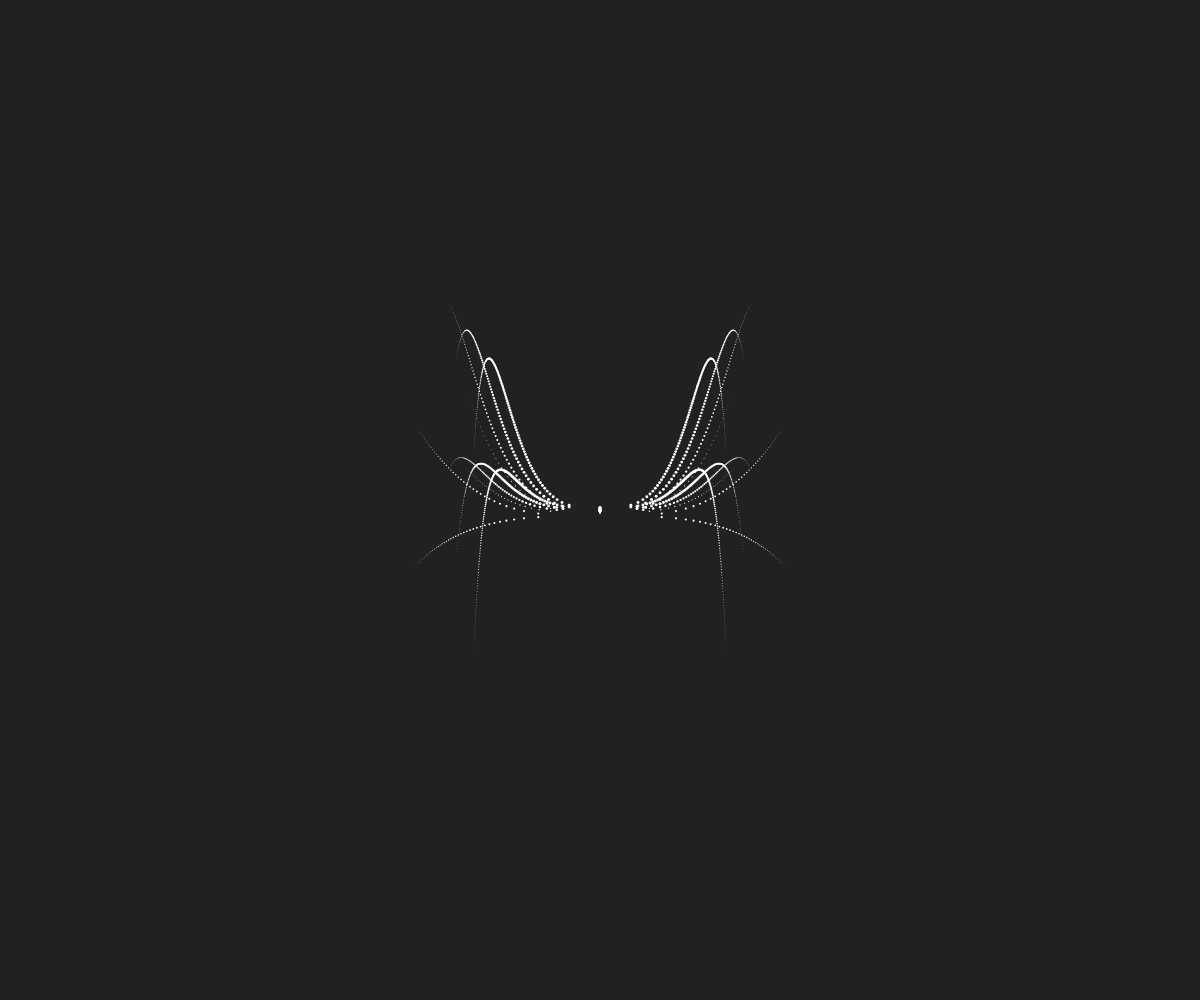
Frame 1 (no input)
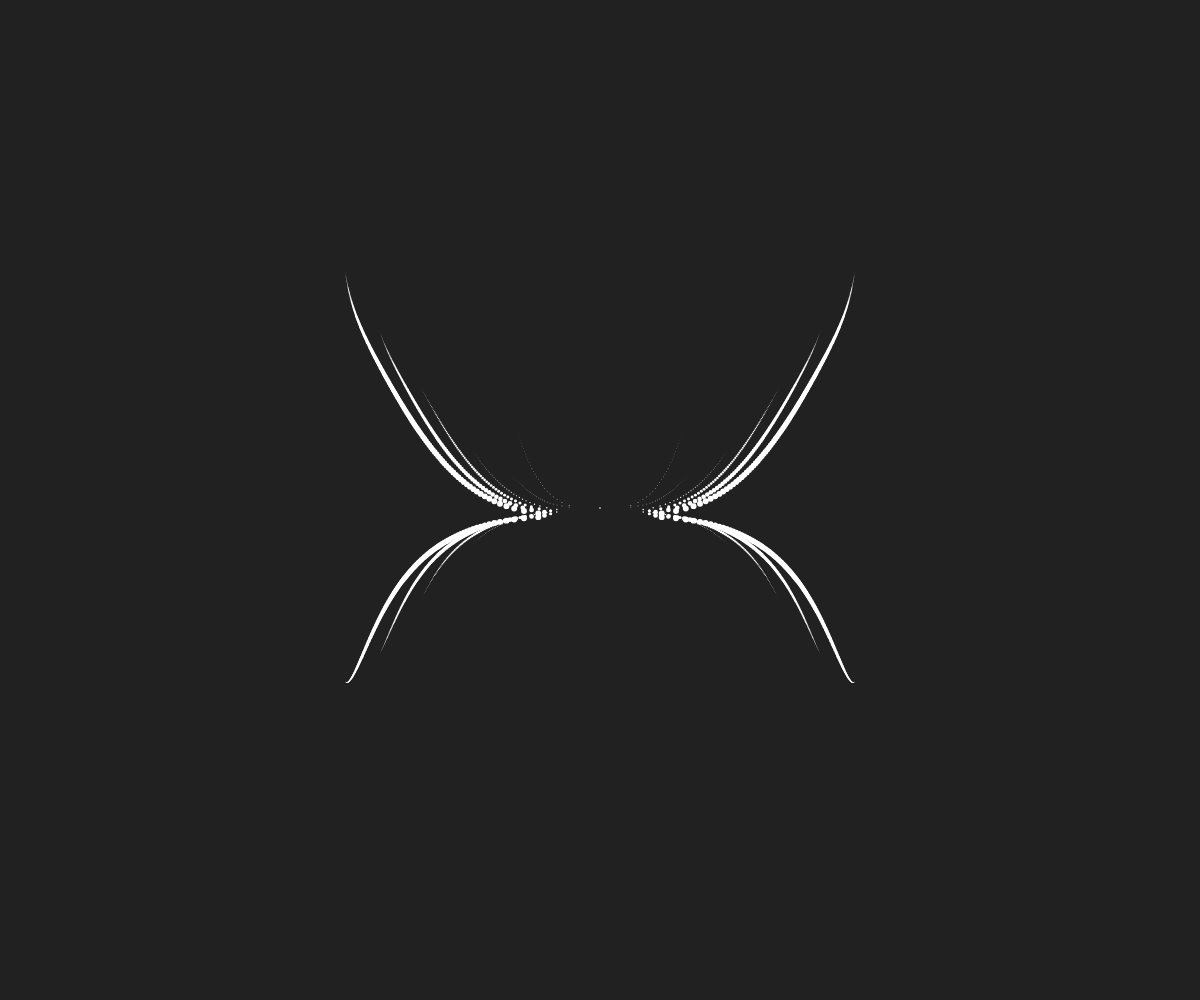
Frame 60 (no input)
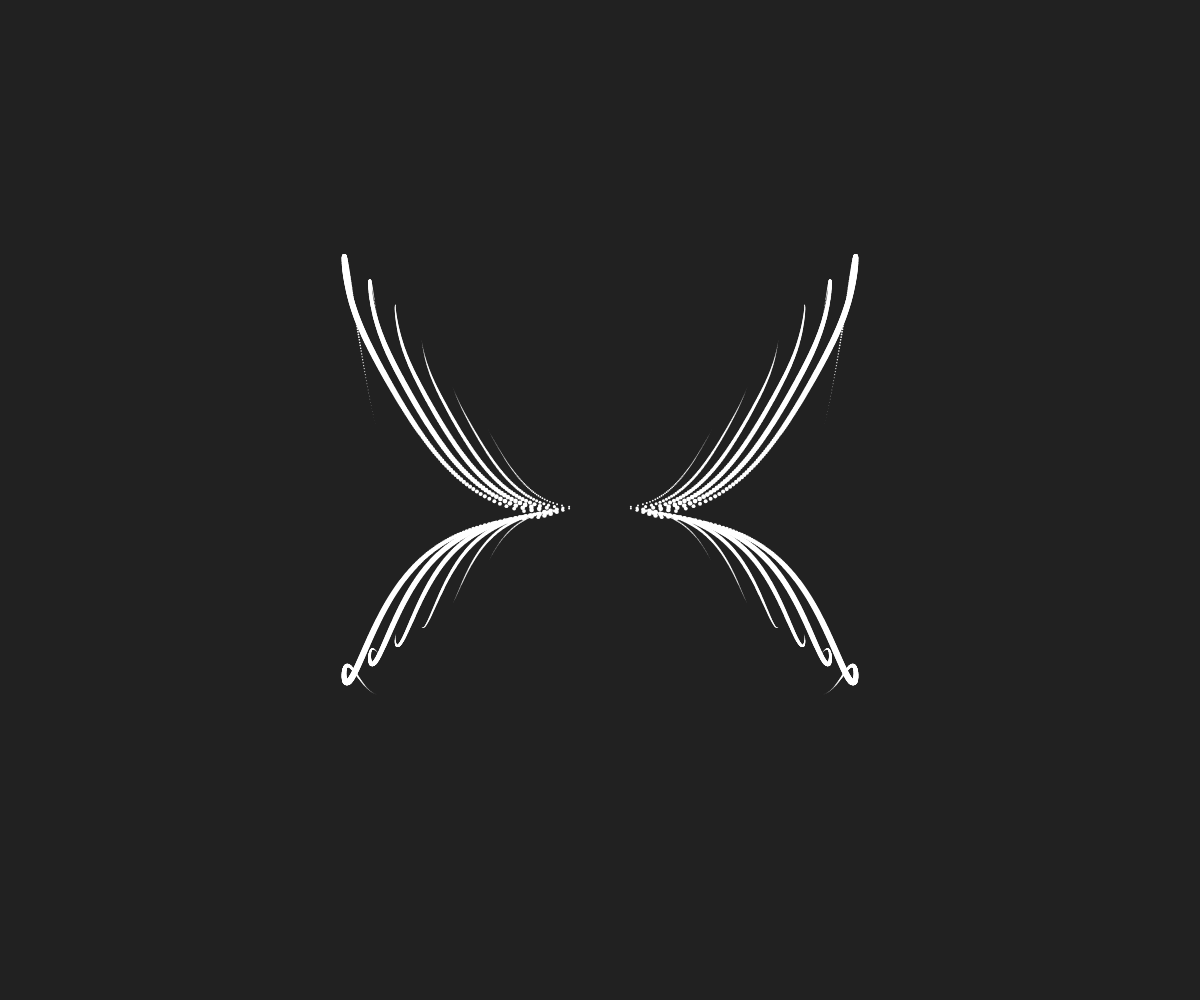
Frame 120 (the mouse pressed at the canvas centre since frame 60)

The p5.js sketch that drew these frames (run headless with seeded random() and noise() and a simulated clock; from frame 60 on, the mouse is pressed at the canvas centre):

// p5.js sketch
// ── sketch.js
/* Raymond G McCord (slow_izzm)
   06/22/2016
   
   This work is licensed under a Creative Commons 3.0 License.
    (Attribution - NonCommerical - ShareAlike)
 		http://creativecommons.org/licenses/by-nc-sa/3.0/
*/


function setup() {
  createCanvas(windowWidth, windowHeight);
  noStroke();
 fill(255); 
}

function draw() {
  background(33);
  push();
  translate(width/2, height/2);
  for (var angle = -90; angle < 90; angle += 0.5) {
    for (var i = 1; i < 2; i += 0.2) {
       var a = i*100;
       var t = angle+frameCount+1.5+a;
       var x = 16*pow(cos(radians(t)), 0.3);
       var y = -13*cos(radians(t)) + 5*cos(radians(0.3*t)) * 2*cos(radians(3*t)) + cos(radians(4*t));
       var s = cos(radians(angle))*i*3;
       ellipse(x*i*8, y*i*8, s, s); 
    }
  }  
  pop();
  
  push();
  translate(width/2, height/2);
  for (var angle = -90; angle < 90; angle += 0.5) {
    for (var i = 1; i < 2; i += 0.2) {
       var a = i*100;
       var t = angle+frameCount+1.5+a;
       var x = -16*pow(cos(radians(t)), 0.3);
       var y = -13*cos(radians(t)) + 5*cos(radians(0.3*t)) * 2*cos(radians(3*t)) + cos(radians(4*t));
       var s = cos(radians(angle))*i*3;
       ellipse(x*i*8, y*i*8, s, s); 
    }
  }  
  pop();
  
  push();
  translate(width/2, height/2);
  for (var angle = -90; angle < 90; angle += 0.5) {
    for (var i = 1; i < 2; i += 0.2) {
       var a = i*100;
       var t = angle+frameCount+1.5+a;
       var x = -16*pow(cos(radians(t)), 0.3);
       var y = 13*cos(radians(t)) + 5*cos(radians(0.3*t)) * 2*cos(radians(3*t)) + cos(radians(4*t));
       var s = cos(radians(angle))*i*3;
       ellipse(x*i*8, y*i*8, s, s); 
    }
  }  
  pop();
  
  push();
  translate(width/2, height/2);
  for (var angle = -90; angle < 90; angle += 0.5) {
    for (var i = 1; i < 2; i += 0.2) {
       var a = i*100;
       var t = angle+frameCount+1.5+a;
       var x = 16*pow(cos(radians(t)), 0.3);
       var y = 13*cos(radians(t)) + 5*cos(radians(0.3*t)) * 2*cos(radians(3*t)) + cos(radians(4*t));
       var s = cos(radians(angle))*i*3;
       ellipse(x*i*8, y*i*8, s, s); 
    }
  }  
  pop();
  
}

function windowResized() {
  resizeCanvas(windowWidth, windowHeight);
}
